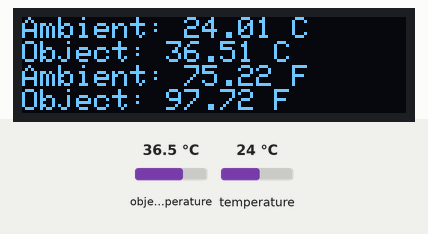
This sketch was run on a simulated Arduino Uno, built with avr-gcc and run on an emulated ATmega328P. Parts: 128×32 one-colour display. The test bench sets the inputs (shaded band); at power-on: object temperature 36.5 °C, temperature 24 °C. What the sketch prints to the serial monitor is not drawn.

Above: at 3.2 s.
3.3 s: object temperature set to 20 °C
At 6.3 s:
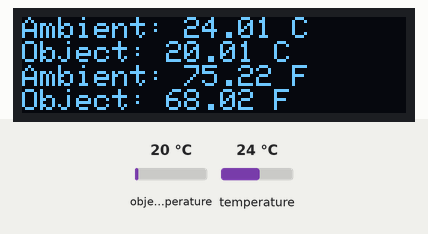
6.6 s: temperature set to 12 °C
At 8.6 s:
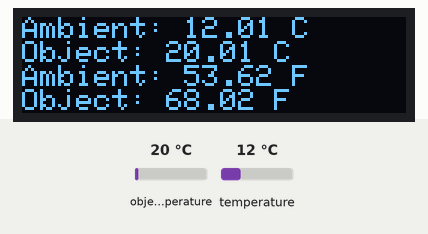
9.6 s: object temperature set to 26 °C
At 12.2 s:
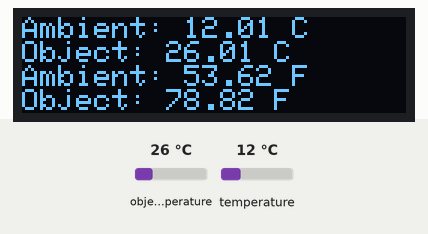
12.6 s: temperature set to 19 °C
At 14.5 s:
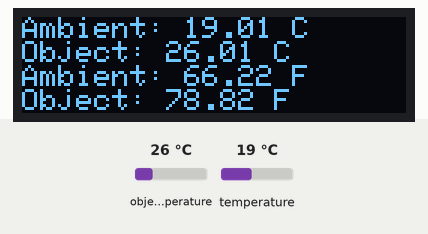
Timing chart, 0 to 16.0 s (numbered marks = the images above; inputs shaded):
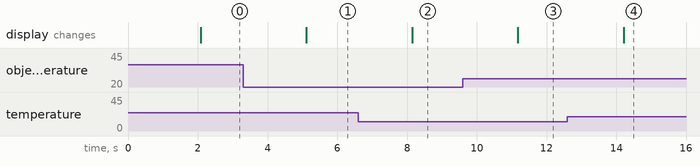

Measured:
- after the input at 3.3 s, the display: changes after 1.8 s (image 1)
- after the input at 6.6 s, the display: changes after 1.5 s (image 2)
- after the input at 9.6 s, the display: changes after 1.6 s (image 3)
- after the input at 12.6 s, the display: changes after 1.6 s (image 4)

The sketch:

Mappi32_Thermal_Human_Temperature.ino
```cpp
#include <Wire.h>
#include <Adafruit_MLX90614.h>
#include <Adafruit_GFX.h>
#include <Adafruit_SSD1306.h>

#define SCREEN_WIDTH 128
#define SCREEN_HEIGHT 32

#define OLED_RESET    -1
#define SCREEN_ADDRESS 0x3C

Adafruit_SSD1306 display(SCREEN_WIDTH, SCREEN_HEIGHT, &Wire, OLED_RESET);

Adafruit_MLX90614 mlx = Adafruit_MLX90614();

void setup() {
  Serial.begin(9600);
  Serial.println("Adafruit MLX90614 test");

  if (!mlx.begin()) {
    Serial.println("Tidak dapat menemukan sensor MLX90614. Periksa koneksi!");
    while (1);
  }

  if(!display.begin(SSD1306_SWITCHCAPVCC, SCREEN_ADDRESS)) {
    Serial.println(F("Tidak dapat memulai SSD1306"));
    while (1);
  }
  display.clearDisplay();
  display.setTextSize(1);
  display.setTextColor(SSD1306_WHITE);
  display.setCursor(0, 0);
  display.print("Adafruit MLX90614");
  display.display();
  delay(2000);
}

void loop() {
  float ambientC = mlx.readAmbientTempC();
  float objectC = mlx.readObjectTempC();
  float ambientF = mlx.readAmbientTempF();
  float objectF = mlx.readObjectTempF();

  Serial.print("Ambient = "); Serial.print(ambientC);
  Serial.print("*C\tObject = "); Serial.print(objectC); Serial.println("*C");
  Serial.print("Ambient = "); Serial.print(ambientF);
  Serial.print("*F\tObject = "); Serial.print(objectF); Serial.println("*F");
  Serial.println();

  display.clearDisplay();
  display.setCursor(0, 0);
  display.setTextSize(1);
  display.print("Ambient: ");
  display.print(ambientC);
  display.println(" C");
  display.print("Object: ");
  display.print(objectC);
  display.println(" C");
  display.print("Ambient: ");
  display.print(ambientF);
  display.println(" F");
  display.print("Object: ");
  display.print(objectF);
  display.println(" F");
  display.display();

  delay(3000);
}
```
